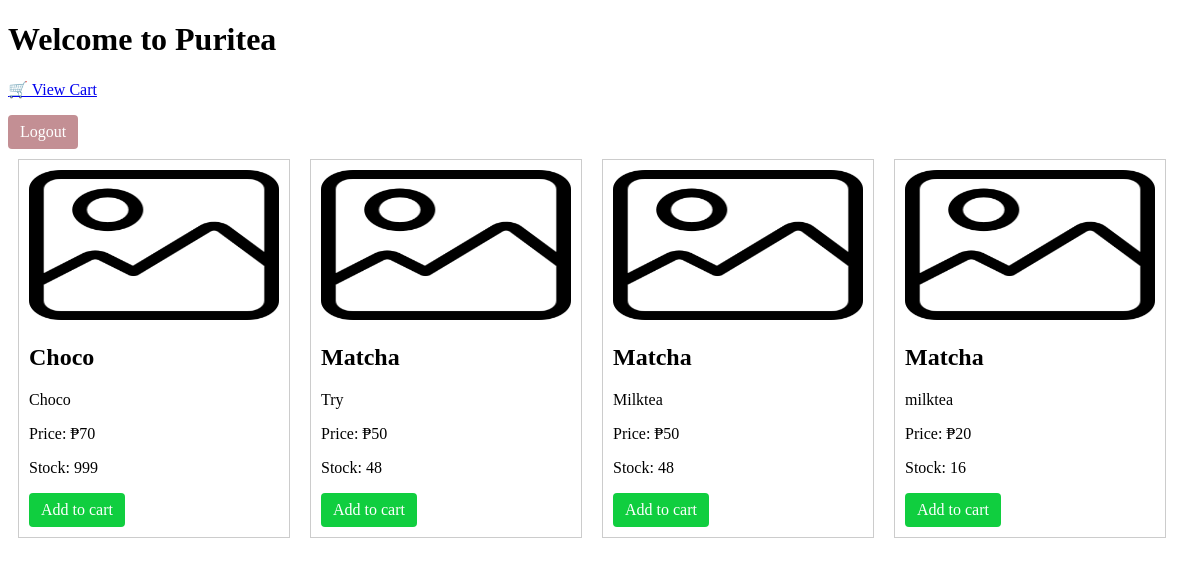
The page / on the database its author committed.
### tables this page shows
CREATE TABLE `products` (
  `id` int(11) NOT NULL,
  `name` varchar(255) NOT NULL,
  `description` text DEFAULT NULL,
  `price` decimal(10,2) NOT NULL,
  `stock` int(11) NOT NULL DEFAULT 0,
  `image` varchar(255) DEFAULT NULL,
  `created_at` timestamp NOT NULL DEFAULT current_timestamp()
);

### index.php (the view, shortened to what this page needs)
<?php
include 'Config/db.php';
$result = mysqli_query($conn, "SELECT * FROM products ORDER BY created_at DESC");
?>
<!DOCTYPE html>
<html lang="en">
<head>
</head>
<body>
    <h1>Welcome to Puritea</h1>
    <p><a href="cart/view_cart.php">🛒 View Cart</a></p>
    <a href= "../Ecommerce/Auth/logout.php" class="btn" style="background-color:rgb(195, 143, 148);">Logout</a>
    <div style="display: flex; flex-wrap: wrap;">
    <?php while ($row = mysqli_fetch_assoc($result)): ?>
        <div class="product">
            <?php if (!empty($row['image'])): ?>
                <img src="images/<?= htmlspecialchars($row['image']) ?>" alt="<?= htmlspecialchars($row['name']) ?>" width="250" height="150">
            <?php else: ?>
                <img src="https://via.placeholder.com/250x150?text=No+Image" alt="No image">
            <?php endif; ?>
            <h2><?= htmlspecialchars($row['name']) ?></h2>
            <p><?= nl2br(htmlspecialchars($row['description'])) ?></p>
            <p>Price: ₱<?= number_format($row['price']) ?></p>
            <p>Stock: <?= $row['stock'] ?></p>
            <?php if ($row['stock'] > 0): ?>
                <a class="btn" href="cart/add_to_cart.php?id=<?= $row['id'] ?>">Add to cart</a>
            <?php else: ?>
                <a class="btn disabled">Out of stock</a>
            <?php endif; ?>
        </div>
    <?php endwhile; ?>
    </div>
</body>
</html>

### index.php (style rules this page uses)
.product { border: 1px solid #ccc; padding: 10px; margin: 10px; width: 250px; }
.btn { display: inline-block; padding: 8px 12px; background-color:rgb(16, 206, 63); color: white; text-decoration: none; border-radius: 4px; }

### rows shown on the page
products: image (picture), name "Choco", description "Choco", price "70", stock "999"
products: image (picture), name "Matcha", description "Try", price "50", stock "48"
products: image (picture), name "Matcha", description "Milktea", price "50", stock "48"
products: image (picture), name "Matcha", description "milktea", price "20", stock "16"
